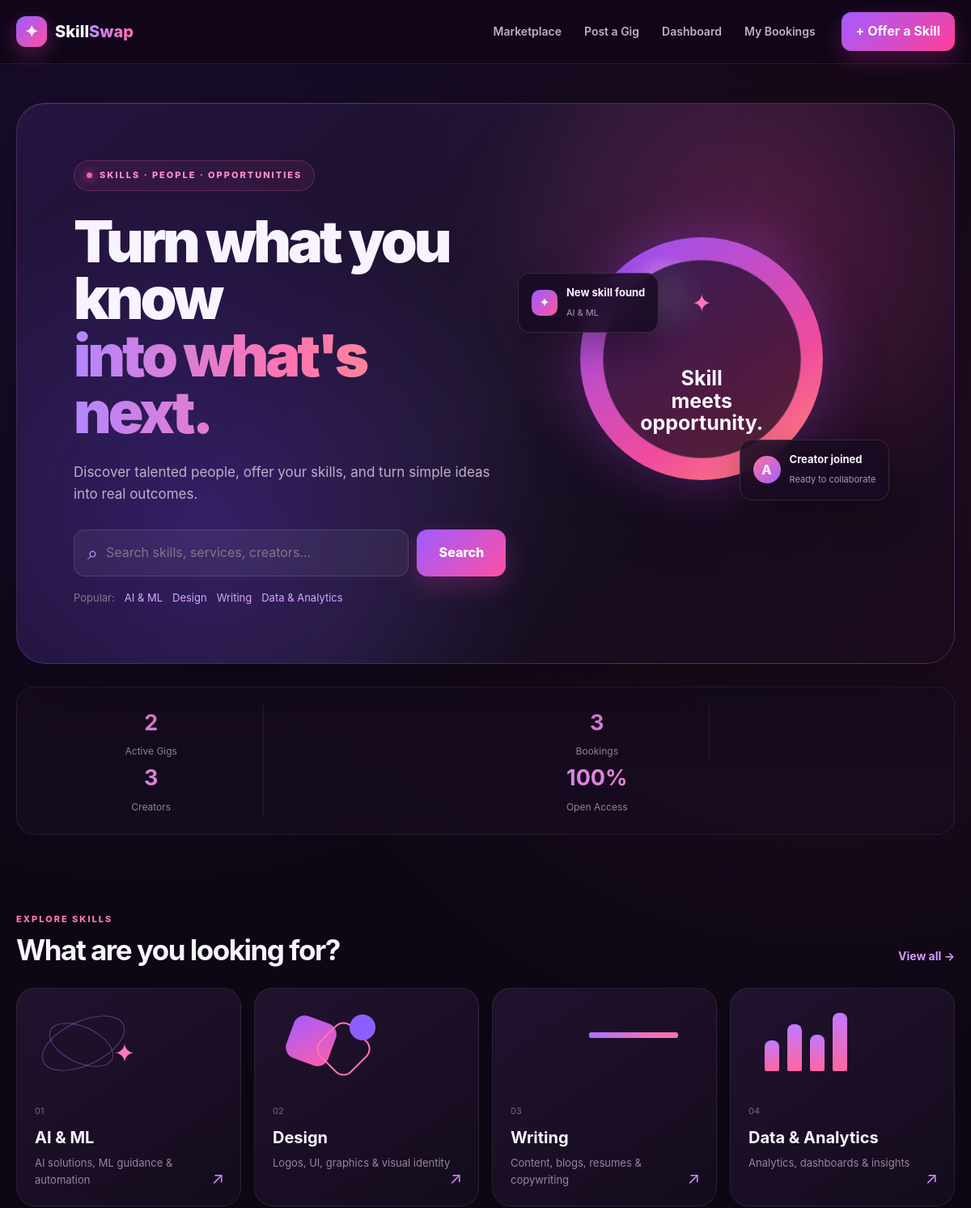
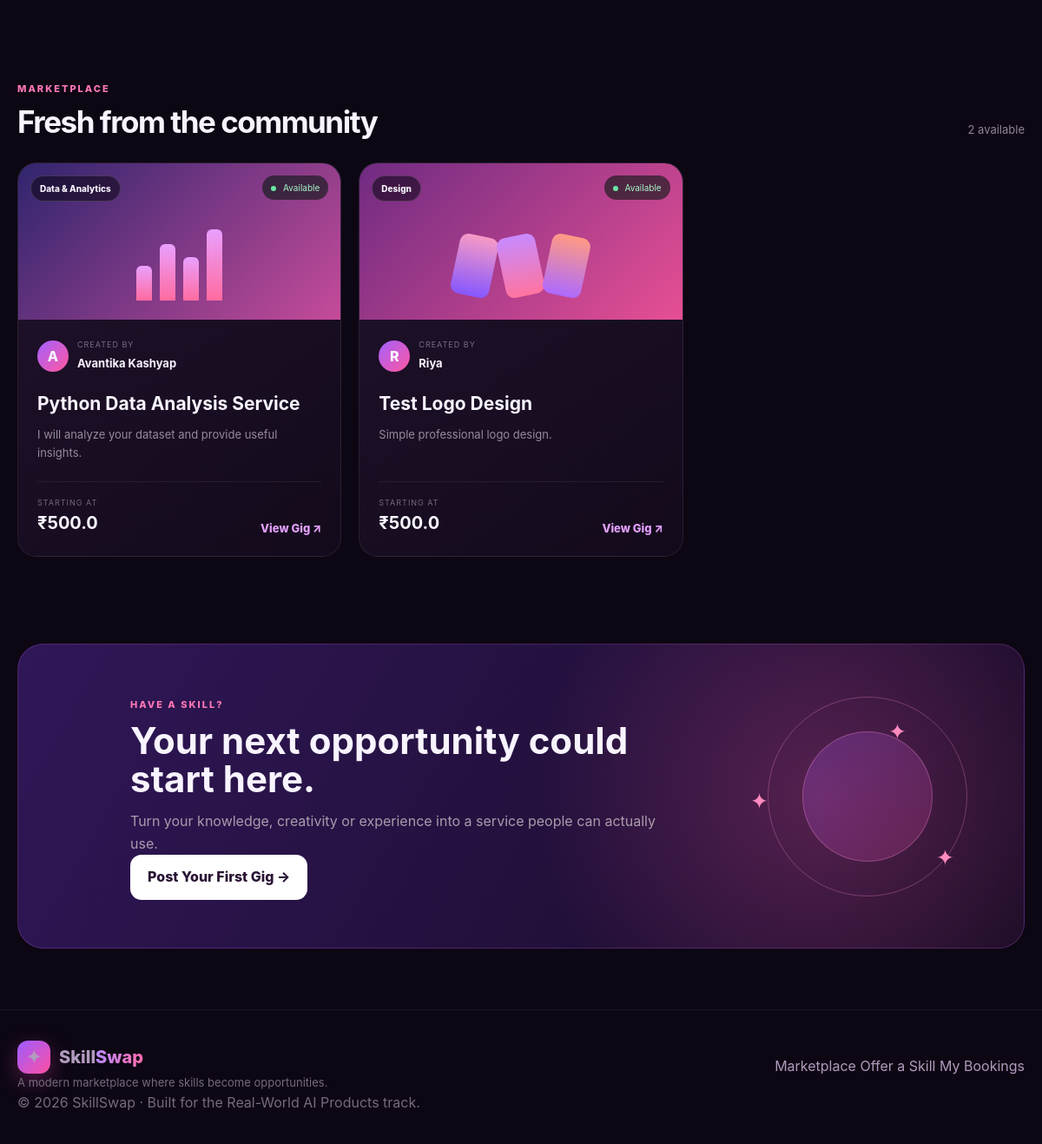
The page / on the database its author committed (2 pictures, top to bottom).
### tables this page shows
CREATE TABLE gigs (
            id INTEGER PRIMARY KEY AUTOINCREMENT,
            title TEXT NOT NULL,
            category TEXT NOT NULL,
            rate REAL NOT NULL,
            description TEXT NOT NULL,
            creator_name TEXT NOT NULL,
            created_at TEXT NOT NULL,
            available INTEGER DEFAULT 1
        );

### app.py (the view, shortened to what this page needs)
@app.route("/")
def home():
    search = request.args.get("search", "").strip()
    category = request.args.get("category", "").strip()
    conn = get_db()
    query = """
        SELECT *
        FROM gigs
        WHERE available = 1
    """
    params = []
    if category:
        query += " AND category = ?"
        params.append(category)
    query += " ORDER BY datetime(created_at) DESC"
    gigs = conn.execute(query, params).fetchall()
    categories = conn.execute("""
        SELECT DISTINCT category
        FROM gigs
        ORDER BY category
    """).fetchall()
    total_gigs = conn.execute("""
        SELECT COUNT(*)
        FROM gigs
        WHERE available = 1
    """).fetchone()[0]
    total_bookings = conn.execute("""
        SELECT COUNT(*)
        FROM bookings
    """).fetchone()[0]
    total_creators = conn.execute("""
        SELECT COUNT(DISTINCT creator_name)
        FROM gigs
    """).fetchone()[0]
    conn.close()
    return render_template(
        "index.html",
        gigs=gigs,
        categories=categories,
        search=search,
        selected_category=category,
        total_gigs=total_gigs,
        total_bookings=total_bookings,
        total_creators=total_creators
    )

### app.py (called while the page is built)
def get_db():
    conn = sqlite3.connect(DATABASE)
    conn.row_factory = sqlite3.Row
    return conn

### templates/index.html (shortened to what this page needs)
{% extends "base.html" %}
{% block content %}
<section class="hero-section">
    <div class="hero-content">
        <div class="hero-badge">
            <span class="hero-badge-dot"></span>
            SKILLS · PEOPLE · OPPORTUNITIES
        </div>
        <h1>
            Turn what you know
            <span>into what's next.</span>
        </h1>
        <p class="hero-description">
            Discover talented people, offer your skills,
            and turn simple ideas into real outcomes.
        </p>
        <form action="{{ url_for('home') }}"
              method="GET"
              class="hero-search">
            <div class="search-input-wrap">
                <span class="search-icon">⌕</span>
                <input
                    type="text"
                    name="search"
                    value="{{ search }}"
                    placeholder="Search skills, services, creators..."
                    autocomplete="off"
                >
            </div>
            <button type="submit" class="btn btn-primary search-button">
                Search
            </button>
        </form>
        <div class="popular-searches">
            <span>Popular:</span>
            <a href="{{ url_for('home', category='AI & ML') }}">
                AI & ML
            </a>
            <a href="{{ url_for('home', category='Design') }}">
                Design
            </a>
            <a href="{{ url_for('home', category='Writing') }}">
                Writing
            </a>
            <a href="{{ url_for('home', category='Data & Analytics') }}">
                Data & Analytics
            </a>
        </div>
    </div>
    <div class="hero-visual">
        <div class="floating-card card-one">
            <span class="floating-icon">✦</span>
            <div>
                <strong>New skill found</strong>
                <small>AI & ML</small>
            </div>
        </div>
        <div class="hero-orb">
            <div class="orb-inner">
                <span class="orb-symbol">✦</span>
                <strong>
                    Skill
                    <br>
                    meets
                    <br>
                    opportunity.
                </strong>
            </div>
        </div>
        <div class="floating-card card-two">
            <div class="mini-avatar">
                A
            </div>
            <div>
                <strong>Creator joined</strong>
                <small>Ready to collaborate</small>
            </div>
        </div>
    </div>
</section>
<section class="stats-strip">
    <div class="stat-item">
        <strong>{{ total_gigs }}</strong>
        <span>Active Gigs</span>
    </div>
    <div class="stat-item">
        <strong>{{ total_bookings }}</strong>
        <span>Bookings</span>
    </div>
    <div class="stat-item">
        <strong>{{ total_creators }}</strong>
        <span>Creators</span>
    </div>
    <div class="stat-item">
        <strong>100%</strong>
        <span>Open Access</span>
    </div>
</section>
<section class="market-section">
    <div class="section-heading">
        <div>
            <span class="eyebrow">
                EXPLORE SKILLS
            </span>
            <h2>
                What are you looking for?
            </h2>
        </div>
        <a href="{{ url_for('home') }}" class="text-link">
            View all →
        </a>
    </div>
    <div class="category-grid">
        <a href="{{ url_for('home', category='AI & ML') }}"
           class="category-card category-ai">
            <div class="category-art">
                <div class="art-orbit orbit-one"></div>
                <div class="art-orbit orbit-two"></div>
                <span>✦</span>
            </div>
            <div class="category-content">
                <span class="category-number">01</span>
                <h3>AI & ML</h3>
                <p>
                    AI solutions, ML guidance & automation
                </p>
            </div>
            <span class="category-arrow">↗</span>
        </a>
        <a href="{{ url_for('home', category='Design') }}"
           class="category-card category-design">
            <div class="category-art">
                <div class="design-shape shape-one"></div>
                <div class="design-shape shape-two"></div>
                <div class="design-shape shape-three"></div>
            </div>
            <div class="category-content">
                <span class="category-number">02</span>
                <h3>Design</h3>
                <p>
                    Logos, UI, graphics & visual identity
                </p>
            </div>
            <span class="category-arrow">↗</span>
        </a>
        <a href="{{ url_for('home', category='Writing') }}"
           class="category-card category-writing">
            <div class="category-art writing-art">
                <span class="writing-line"></span>
                <span class="writing-line short"></span>
                <span class="writing-line"></span>
                <span class="writing-line medium"></span>
            </div>
            <div class="category-content">
                <span class="category-number">03</span>
                <h3>Writing</h3>
                <p>
                    Content, blogs, resumes & copywriting
                </p>
            </div>
            <span class="category-arrow">↗</span>
        </a>
        <a href="{{ url_for('home', category='Data & Analytics') }}"
           class="category-card category-data">
            <div class="category-art data-art">
                <div class="data-bar bar-one"></div>
                <div class="data-bar bar-two"></div>
                <div class="data-bar bar-three"></div>
                <div class="data-bar bar-four"></div>
            </div>
            <div class="category-content">
                <span class="category-number">04</span>
                <h3>Data & Analytics</h3>
                <p>
                    Analytics, dashboards & insights
                </p>
            </div>
            <span class="category-arrow">↗</span>
        </a>
    </div>
</section>
<section class="market-section gigs-section">
    <div class="section-heading">
        <div>
            <span class="eyebrow">
                {% if search or selected_category %}
                    SEARCH RESULTS
                {% else %}
                    MARKETPLACE
                {% endif %}
            </span>
            <h2>
                {% if search %}
                    Results for "{{ search }}"
                {% elif selected_category %}
                    {{ selected_category }} gigs
                {% else %}
                    Fresh from the community
                {% endif %}
            </h2>
        </div>
        <div class="result-count">
            {{ gigs|length }} available
        </div>
    </div>
    {% if gigs %}
    <div class="gig-grid">
        {% for gig in gigs %}
        <article class="gig-card">
            <div class="gig-image
                {% if gig['category'] == 'AI & ML' %}
                    gig-ai
                {% elif gig['category'] == 'Design' %}
                    gig-design
                {% elif gig['category'] == 'Writing' %}
                    gig-writing
                {% elif gig['category'] == 'Data & Analytics' %}
                    gig-data
                {% else %}
                    gig-default
                {% endif %}
            ">
                <span class="gig-category">
                    {{ gig["category"] }}
                </span>
                <span class="availability-pill">
                    <span></span>
                    Available
                </span>
                {% if gig["category"] == "AI & ML" %}
                    <div class="gig-art ai-art">
                        <span>AI</span>
                        <i></i>
                        <i></i>
                        <i></i>
                    </div>
                {% elif gig["category"] == "Design" %}
                    <div class="gig-art design-gig-art">
                        <div></div>
                        <div></div>
                        <div></div>
                    </div>
                {% elif gig["category"] == "Data & Analytics" %}
                    <div class="gig-art data-gig-art">
                        <span></span>
                        <span></span>
                        <span></span>
                        <span></span>
                    </div>
                {% else %}
                    <div class="gig-art default-gig-art">
                        ✦
                    </div>
                {% endif %}
            </div>
            <div class="gig-card-content">
                <div class="gig-creator">
                    <div class="creator-avatar">
                        {{ gig["creator_name"][0]|upper }}
                    </div>
                    <div>
                        <span>
                            CREATED BY
                        </span>
                        <strong>
                            {{ gig["creator_name"] }}
                        </strong>
                    </div>
                </div>
                <h3>
                    {{ gig["title"] }}
                </h3>
                <p class="gig-description">
                    {{ gig["description"] }}
                </p>
                <div class="gig-footer">
                    <div class="gig-price">
                        <span>
                            STARTING AT
                        </span>
                        <strong>
                            ₹{{ gig["rate"] }}
                        </strong>
                    </div>
                    <a
                        href="{{ url_for('gig_details', gig_id=gig['id']) }}"
                        class="gig-view"
                    >
                        View Gig
                        <span>
                            ↗
                        </span>
                    </a>
                </div>
            </div>
        </article>
        {% endfor %}
    </div>
    {% endif %}
</section>
<section class="creator-cta">
    <div class="cta-content">
        <span class="eyebrow">
            HAVE A SKILL?
        </span>
        <h2>
            Your next opportunity
            could start here.
        </h2>
        <p>
            Turn your knowledge, creativity or experience
            into a service people can actually use.
        </p>
        <a
            href="{{ url_for('create_gig') }}"
            class="btn btn-light"
        >
            Post Your First Gig →
        </a>
    </div>
    <div class="cta-visual">
        <div class="cta-circle circle-large"></div>
        <div class="cta-circle circle-medium"></div>
        <span class="cta-star star-one">
            ✦
        </span>
        <span class="cta-star star-two">
            ✦
        </span>
        <span class="cta-star star-three">
            ✦
        </span>
    </div>
</section>
{% endblock %}

### rows shown on the page
gigs: category "Data & Analytics", creator_name "A", creator_name "Avantika Kashyap", title "Python Data Analysis Service", description "I will analyze your dataset and provide useful insights.", rate "500.0"
gigs: category "Design", creator_name "R", creator_name "Riya", title "Test Logo Design", description "Simple professional logo design.", rate "500.0"

### other values the page prints
{{ total_gigs }} "2"
{{ total_bookings }} "3"
{{ total_creators }} "3"
{{ gigs|length }} "2"
